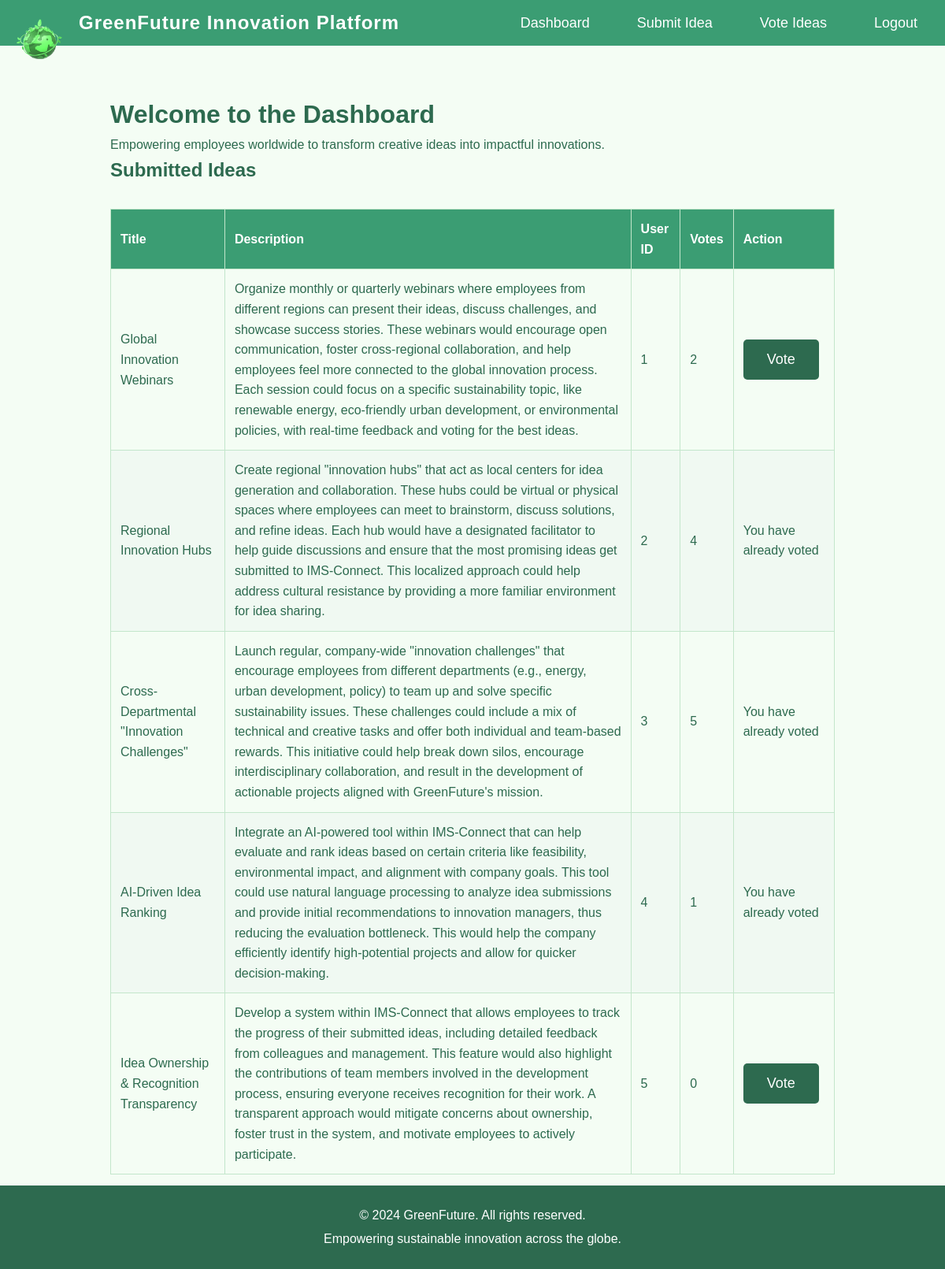
The app's page /dashboard (signed in) with its own data.
### tables this page shows
CREATE TABLE ideas (id INTEGER PRIMARY KEY AUTOINCREMENT, title TEXT NOT NULL, description TEXT NOT NULL, user_id INTEGER, FOREIGN KEY (user_id) REFERENCES users (id));

### app.py (the view)
@app.route('/dashboard')
def dashboard():
    if 'user_id' not in session:
        return redirect(url_for('login'))
    conn = get_db_connection()
    user_id = session['user_id']
    ideas = conn.execute('SELECT * FROM ideas').fetchall()
    vote_counts = {}
    for idea in ideas:
        idea_id = idea['id']
        vote_count = conn.execute('SELECT COUNT(*) FROM votes WHERE idea_id = ?', (idea_id,)).fetchone()[0]
        vote_counts[idea_id] = vote_count
    votes = conn.execute('SELECT idea_id FROM votes WHERE user_id = ?', (user_id,)).fetchall()
    conn.close()
    voted_ideas = [vote['idea_id'] for vote in votes]
    return render_template('dashboard.html', ideas=ideas, voted_ideas=voted_ideas, vote_counts=vote_counts)

### app.py (called while the page is built)
def get_db_connection():
    conn = sqlite3.connect('app.db')
    conn.row_factory = sqlite3.Row
    return conn

### templates/dashboard.html (shortened to what this page needs)
<!DOCTYPE html>
<html lang="en">
<head>
    <link rel="stylesheet" href="{{ url_for('static', filename='styles.css') }}">
</head>
<body>
    <header>
        <div class="logo-container">
            <img src="{{ url_for('static', filename='logo.png') }}" alt="Platform Logo" class="logo">
            <h1>GreenFuture Innovation Platform<h1>
        </div>
        <nav>
            <ul>
                <li><a href="{{ url_for('dashboard') }}">Dashboard</a></li>
                <li><a href="{{ url_for('submit_idea') }}">Submit Idea</a></li>
                <li><a href="{{ url_for('vote_idea') }}">Vote Ideas</a></li>
                <li><a href="{{ url_for('logout') }}">Logout</a></li>
            </ul>
        </nav>
    </header>
    <main>
        <h1>Welcome to the Dashboard</h1>
        <p>Empowering employees worldwide to transform creative ideas into impactful innovations.</p>
        <h2>Submitted Ideas</h2>
        <table>
            <thead>
                <tr>
                    <th>Title</th>
                    <th>Description</th>
                    <th>User ID</th>
                    <th>Votes</th>
                    <th>Action</th>
                </tr>
            </thead>
            <tbody>
                {% for idea in ideas %}
                    <tr>
                        <td>{{ idea['title'] }}</td>
                        <td>{{ idea['description'] }}</td>
                        <td>{{ idea['user_id'] }}</td>
                        <td>{{ vote_counts[idea['id']] }}</td>
                        <td>
                            {% if idea['id'] not in voted_ideas %}
                                <form action="{{ url_for('vote_idea') }}" method="POST">
                                    <button type="submit">Vote</button>
                                </form>
                            {% else %}
                                <p>You have already voted</p>
                            {% endif %}
                        </td>
                    </tr>
                {% endfor %}
            </tbody>
        </table>
    </main>
    <footer>
        <p>&copy; 2024 GreenFuture. All rights reserved.</p>
        <p>Empowering sustainable innovation across the globe.</p>
    </footer>
</body>
</html>

### static/styles.css (style rules this page uses)
* { margin: 0; padding: 0; box-sizing: border-box; }
body { font-family: Arial, sans-serif; background-color: #f4fdf4; color: #2d6a4f; line-height: 1.6; padding: 80px 20px 80px; }
header { background-color: #3b9d73; color: white; padding: 10px 20px; position: fixed; top: 0; left: 0; width: 100%; z-index: 1000; display: flex; justify-content: space-between; align-items: center; }
header .logo-container { display: flex; align-items: center; }
header .logo-container .logo { width: 60px; height: auto; position: absolute; top: 20px; left: 20px; }
header h1 { margin-left: 80px; font-size: 24px; font-weight: bold; letter-spacing: 1px; }
nav ul { list-style-type: none; display: flex; gap: 30px; padding: 0; margin: 0; }
nav ul li { display: inline; }
nav ul li a { color: white; text-decoration: none; font-size: 18px; padding: 10px 15px; border-radius: 5px; transition: background-color 0.3s ease; }
main { padding: 40px; max-width: 1000px; margin: 0 auto; }
button { background-color: #2d6a4f; color: white; padding: 15px 30px; border: none; border-radius: 5px; font-size: 18px; cursor: pointer; transition: background-color 0.3s ease; }
table { width: 100%; border-collapse: collapse; margin-top: 30px; }
table th, table td { padding: 12px; border: 1px solid #c3e6cb; text-align: left; }
table th { background-color: #3b9d73; color: white; }
table tr:nth-child(even) { background-color: #f0f9f2; }
footer { background-color: #2d6a4f; color: white; text-align: center; padding: 20px; position: fixed; bottom: 0; left: 0; width: 100%; z-index: 1000; }
footer p { margin: 5px 0; }

### records on screen
ideas: title "Global Innovation Webinars", description "Organize monthly or quarterly webinars where employees from different regions can present their ideas, discuss challenges, and showcase success stories. These webinars would encourage open communication, foster cross-regional collaboration, and help employees feel more connected to the global innovation process. Each session could focus on a specific sustainability topic, like renewable energy, eco-friendly urban development, or environmental policies, with real-time feedback and voting for the best ideas.", user_id "1", vote_counts "2"
ideas: title "Regional Innovation Hubs", description "Create regional \"innovation hubs\" that act as local centers for idea generation and collaboration. These hubs could be virtual or physical spaces where employees can meet to brainstorm, discuss solutions, and refine ideas. Each hub would have a designated facilitator to help guide discussions and ensure that the most promising ideas get submitted to IMS-Connect. This localized approach could help address cultural resistance by providing a more familiar environment for idea sharing.", user_id "2", vote_counts "4", shows "You have already voted"
ideas: title "Cross-Departmental \"Innovation Challenges\"", description "Launch regular, company-wide \"innovation challenges\" that encourage employees from different departments (e.g., energy, urban development, policy) to team up and solve specific sustainability issues. These challenges could include a mix of technical and creative tasks and offer both individual and team-based rewards. This initiative could help break down silos, encourage interdisciplinary collaboration, and result in the development of actionable projects aligned with GreenFuture's mission.", user_id "3", vote_counts "5", shows "You have already voted"
ideas: title "AI-Driven Idea Ranking", description "Integrate an AI-powered tool within IMS-Connect that can help evaluate and rank ideas based on certain criteria like feasibility, environmental impact, and alignment with company goals. This tool could use natural language processing to analyze idea submissions and provide initial recommendations to innovation managers, thus reducing the evaluation bottleneck. This would help the company efficiently identify high-potential projects and allow for quicker decision-making.", user_id "4", vote_counts "1", shows "You have already voted"
ideas: title "Idea Ownership & Recognition Transparency", description "Develop a system within IMS-Connect that allows employees to track the progress of their submitted ideas, including detailed feedback from colleagues and management. This feature would also highlight the contributions of team members involved in the development process, ensuring everyone receives recognition for their work. A transparent approach would mitigate concerns about ownership, foster trust in the system, and motivate employees to actively participate.", user_id "5", vote_counts "0"
